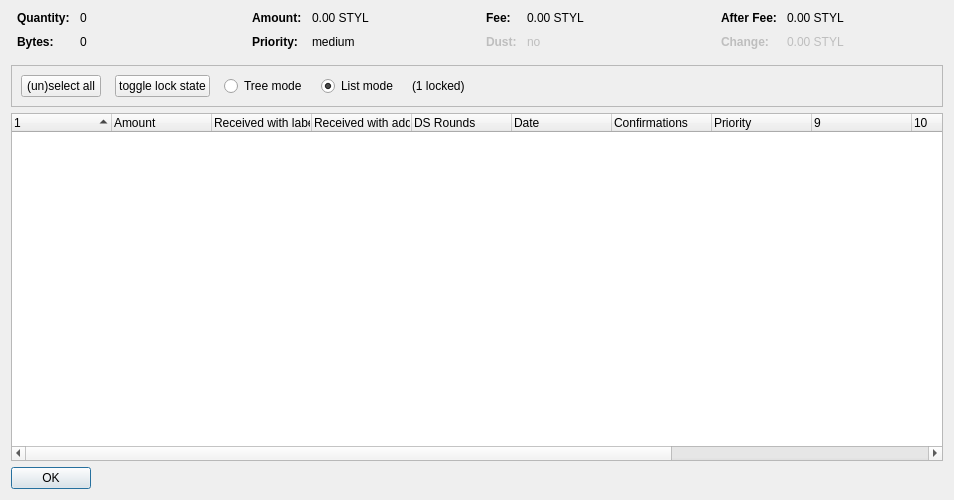
<?xml version="1.0" encoding="UTF-8"?>
<ui version="4.0">
 <class>CoinControlDialog</class>
 <widget class="QDialog" name="CoinControlDialog">
  <property name="geometry">
   <rect>
    <x>0</x>
    <y>0</y>
    <width>954</width>
    <height>500</height>
   </rect>
  </property>
  <property name="windowTitle">
   <string>Coin Selection</string>
  </property>
  <layout class="QVBoxLayout" name="verticalLayout">
   <item>
    <layout class="QHBoxLayout" name="horizontalLayoutTop" stretch="0,0,0,0">
     <property name="topMargin">
      <number>0</number>
     </property>
     <property name="bottomMargin">
      <number>10</number>
     </property>
     <item>
      <layout class="QFormLayout" name="formLayoutCoinControl1">
       <property name="horizontalSpacing">
        <number>10</number>
       </property>
       <property name="verticalSpacing">
        <number>10</number>
       </property>
       <property name="leftMargin">
        <number>6</number>
       </property>
       <property name="rightMargin">
        <number>6</number>
       </property>
       <item row="0" column="0">
        <widget class="QLabel" name="labelCoinControlQuantityText">
         <property name="font">
          <font>
           <weight>75</weight>
           <bold>true</bold>
          </font>
         </property>
         <property name="text">
          <string>Quantity:</string>
         </property>
        </widget>
       </item>
       <item row="0" column="1">
        <widget class="QLabel" name="labelCoinControlQuantity">
         <property name="cursor">
          <cursorShape>IBeamCursor</cursorShape>
         </property>
         <property name="contextMenuPolicy">
          <enum>Qt::ActionsContextMenu</enum>
         </property>
         <property name="text">
          <string notr="true">0</string>
         </property>
         <property name="textInteractionFlags">
          <set>Qt::LinksAccessibleByMouse|Qt::TextSelectableByKeyboard|Qt::TextSelectableByMouse</set>
         </property>
        </widget>
       </item>
       <item row="1" column="0">
        <widget class="QLabel" name="labelCoinControlBytesText">
         <property name="font">
          <font>
           <weight>75</weight>
           <bold>true</bold>
          </font>
         </property>
         <property name="text">
          <string>Bytes:</string>
         </property>
        </widget>
       </item>
       <item row="1" column="1">
        <widget class="QLabel" name="labelCoinControlBytes">
         <property name="cursor">
          <cursorShape>IBeamCursor</cursorShape>
         </property>
         <property name="contextMenuPolicy">
          <enum>Qt::ActionsContextMenu</enum>
         </property>
         <property name="text">
          <string notr="true">0</string>
         </property>
         <property name="textInteractionFlags">
          <set>Qt::LinksAccessibleByMouse|Qt::TextSelectableByKeyboard|Qt::TextSelectableByMouse</set>
         </property>
        </widget>
       </item>
      </layout>
     </item>
     <item>
      <layout class="QFormLayout" name="formLayoutCoinControl2">
       <property name="horizontalSpacing">
        <number>10</number>
       </property>
       <property name="verticalSpacing">
        <number>10</number>
       </property>
       <property name="leftMargin">
        <number>6</number>
       </property>
       <property name="rightMargin">
        <number>6</number>
       </property>
       <item row="0" column="0">
        <widget class="QLabel" name="labelCoinControlAmountText">
         <property name="font">
          <font>
           <weight>75</weight>
           <bold>true</bold>
          </font>
         </property>
         <property name="text">
          <string>Amount:</string>
         </property>
        </widget>
       </item>
       <item row="0" column="1">
        <widget class="QLabel" name="labelCoinControlAmount">
         <property name="cursor">
          <cursorShape>IBeamCursor</cursorShape>
         </property>
         <property name="contextMenuPolicy">
          <enum>Qt::ActionsContextMenu</enum>
         </property>
         <property name="text">
          <string notr="true">0.00 STYL</string>
         </property>
         <property name="textInteractionFlags">
          <set>Qt::LinksAccessibleByMouse|Qt::TextSelectableByKeyboard|Qt::TextSelectableByMouse</set>
         </property>
        </widget>
       </item>
       <item row="1" column="0">
        <widget class="QLabel" name="labelCoinControlPriorityText">
         <property name="font">
          <font>
           <weight>75</weight>
           <bold>true</bold>
          </font>
         </property>
         <property name="text">
          <string>Priority:</string>
         </property>
        </widget>
       </item>
       <item row="1" column="1">
        <widget class="QLabel" name="labelCoinControlPriority">
         <property name="cursor">
          <cursorShape>IBeamCursor</cursorShape>
         </property>
         <property name="contextMenuPolicy">
          <enum>Qt::ActionsContextMenu</enum>
         </property>
         <property name="text">
          <string>medium</string>
         </property>
         <property name="textInteractionFlags">
          <set>Qt::LinksAccessibleByMouse|Qt::TextSelectableByKeyboard|Qt::TextSelectableByMouse</set>
         </property>
        </widget>
       </item>
      </layout>
     </item>
     <item>
      <layout class="QFormLayout" name="formLayoutCoinControl3">
       <property name="horizontalSpacing">
        <number>10</number>
       </property>
       <property name="verticalSpacing">
        <number>10</number>
       </property>
       <property name="leftMargin">
        <number>6</number>
       </property>
       <property name="rightMargin">
        <number>6</number>
       </property>
       <item row="0" column="0">
        <widget class="QLabel" name="labelCoinControlFeeText">
         <property name="font">
          <font>
           <weight>75</weight>
           <bold>true</bold>
          </font>
         </property>
         <property name="text">
          <string>Fee:</string>
         </property>
        </widget>
       </item>
       <item row="0" column="1">
        <widget class="QLabel" name="labelCoinControlFee">
         <property name="cursor">
          <cursorShape>IBeamCursor</cursorShape>
         </property>
         <property name="contextMenuPolicy">
          <enum>Qt::ActionsContextMenu</enum>
         </property>
         <property name="text">
          <string notr="true">0.00 STYL</string>
         </property>
         <property name="textInteractionFlags">
          <set>Qt::LinksAccessibleByMouse|Qt::TextSelectableByKeyboard|Qt::TextSelectableByMouse</set>
         </property>
        </widget>
       </item>
       <item row="1" column="0">
        <widget class="QLabel" name="labelCoinControlLowOutputText">
         <property name="enabled">
          <bool>false</bool>
         </property>
         <property name="font">
          <font>
           <weight>75</weight>
           <bold>true</bold>
          </font>
         </property>
         <property name="text">
          <string>Dust:</string>
         </property>
        </widget>
       </item>
       <item row="1" column="1">
        <widget class="QLabel" name="labelCoinControlLowOutput">
         <property name="enabled">
          <bool>false</bool>
         </property>
         <property name="cursor">
          <cursorShape>IBeamCursor</cursorShape>
         </property>
         <property name="contextMenuPolicy">
          <enum>Qt::ActionsContextMenu</enum>
         </property>
         <property name="text">
          <string>no</string>
         </property>
         <property name="textInteractionFlags">
          <set>Qt::LinksAccessibleByMouse|Qt::TextSelectableByKeyboard|Qt::TextSelectableByMouse</set>
         </property>
        </widget>
       </item>
      </layout>
     </item>
     <item>
      <layout class="QFormLayout" name="formLayoutCoinControl4">
       <property name="horizontalSpacing">
        <number>10</number>
       </property>
       <property name="verticalSpacing">
        <number>10</number>
       </property>
       <property name="leftMargin">
        <number>6</number>
       </property>
       <property name="rightMargin">
        <number>6</number>
       </property>
       <item row="0" column="0">
        <widget class="QLabel" name="labelCoinControlAfterFeeText">
         <property name="font">
          <font>
           <weight>75</weight>
           <bold>true</bold>
          </font>
         </property>
         <property name="text">
          <string>After Fee:</string>
         </property>
        </widget>
       </item>
       <item row="0" column="1">
        <widget class="QLabel" name="labelCoinControlAfterFee">
         <property name="cursor">
          <cursorShape>IBeamCursor</cursorShape>
         </property>
         <property name="contextMenuPolicy">
          <enum>Qt::ActionsContextMenu</enum>
         </property>
         <property name="text">
          <string notr="true">0.00 STYL</string>
         </property>
         <property name="textInteractionFlags">
          <set>Qt::LinksAccessibleByMouse|Qt::TextSelectableByKeyboard|Qt::TextSelectableByMouse</set>
         </property>
        </widget>
       </item>
       <item row="1" column="0">
        <widget class="QLabel" name="labelCoinControlChangeText">
         <property name="enabled">
          <bool>false</bool>
         </property>
         <property name="font">
          <font>
           <weight>75</weight>
           <bold>true</bold>
          </font>
         </property>
         <property name="text">
          <string>Change:</string>
         </property>
        </widget>
       </item>
       <item row="1" column="1">
        <widget class="QLabel" name="labelCoinControlChange">
         <property name="enabled">
          <bool>false</bool>
         </property>
         <property name="cursor">
          <cursorShape>IBeamCursor</cursorShape>
         </property>
         <property name="contextMenuPolicy">
          <enum>Qt::ActionsContextMenu</enum>
         </property>
         <property name="text">
          <string notr="true">0.00 STYL</string>
         </property>
         <property name="textInteractionFlags">
          <set>Qt::LinksAccessibleByMouse|Qt::TextSelectableByKeyboard|Qt::TextSelectableByMouse</set>
         </property>
        </widget>
       </item>
      </layout>
     </item>
    </layout>
   </item>
   <item>
    <widget class="QFrame" name="frame">
     <property name="minimumSize">
      <size>
       <width>0</width>
       <height>40</height>
      </size>
     </property>
     <property name="frameShape">
      <enum>QFrame::StyledPanel</enum>
     </property>
     <property name="frameShadow">
      <enum>QFrame::Sunken</enum>
     </property>
     <layout class="QHBoxLayout" name="horizontalLayout">
      <item>
       <layout class="QHBoxLayout" name="horizontalLayoutPanel" stretch="0,0,0,0,0,0">
        <property name="spacing">
         <number>14</number>
        </property>
        <item>
         <widget class="QPushButton" name="pushButtonSelectAll">
          <property name="sizePolicy">
           <sizepolicy hsizetype="Maximum" vsizetype="Fixed">
            <horstretch>0</horstretch>
            <verstretch>0</verstretch>
           </sizepolicy>
          </property>
          <property name="text">
           <string>(un)select all</string>
          </property>
          <property name="autoDefault">
           <bool>false</bool>
          </property>
         </widget>
        </item>
        <item>
         <widget class="QPushButton" name="pushButtonToggleLock">
          <property name="sizePolicy">
           <sizepolicy hsizetype="Maximum" vsizetype="Fixed">
            <horstretch>0</horstretch>
            <verstretch>0</verstretch>
           </sizepolicy>
          </property>
          <property name="text">
           <string>toggle lock state</string>
          </property>
          <property name="autoDefault">
           <bool>false</bool>
          </property>
         </widget>
        </item>
        <item>
         <widget class="QRadioButton" name="radioTreeMode">
          <property name="sizePolicy">
           <sizepolicy hsizetype="Maximum" vsizetype="Fixed">
            <horstretch>0</horstretch>
            <verstretch>0</verstretch>
           </sizepolicy>
          </property>
          <property name="text">
           <string>Tree mode</string>
          </property>
         </widget>
        </item>
        <item>
         <widget class="QRadioButton" name="radioListMode">
          <property name="sizePolicy">
           <sizepolicy hsizetype="Maximum" vsizetype="Fixed">
            <horstretch>0</horstretch>
            <verstretch>0</verstretch>
           </sizepolicy>
          </property>
          <property name="text">
           <string>List mode</string>
          </property>
          <property name="checked">
           <bool>true</bool>
          </property>
         </widget>
        </item>
        <item>
         <widget class="QLabel" name="labelLocked">
          <property name="text">
           <string>(1 locked)</string>
          </property>
         </widget>
        </item>
        <item>
         <spacer name="horizontalSpacer">
          <property name="orientation">
           <enum>Qt::Horizontal</enum>
          </property>
          <property name="sizeHint" stdset="0">
           <size>
            <width>40</width>
            <height>20</height>
           </size>
          </property>
         </spacer>
        </item>
       </layout>
      </item>
     </layout>
    </widget>
   </item>
   <item>
    <widget class="CoinControlTreeWidget" name="treeWidget">
     <property name="contextMenuPolicy">
      <enum>Qt::CustomContextMenu</enum>
     </property>
     <property name="sortingEnabled">
      <bool>false</bool>
     </property>
     <property name="columnCount">
      <number>13</number>
     </property>
     <attribute name="headerShowSortIndicator" stdset="0">
      <bool>true</bool>
     </attribute>
     <attribute name="headerStretchLastSection">
      <bool>false</bool>
     </attribute>
     <column>
      <property name="text">
       <string/>
      </property>
     </column>
     <column>
      <property name="text">
       <string>Amount</string>
      </property>
     </column>
     <column>
      <property name="text">
       <string>Received with label</string>
      </property>
     </column>
     <column>
      <property name="text">
       <string>Received with address</string>
      </property>
     </column>
     <column>
      <property name="text">
       <string>DS Rounds</string>
      </property>
     </column>
     <column>
      <property name="text">
       <string>Date</string>
      </property>
     </column>
     <column>
      <property name="text">
       <string>Confirmations</string>
      </property>
      <property name="toolTip">
       <string>Confirmed</string>
      </property>
     </column>
     <column>
      <property name="text">
       <string>Priority</string>
      </property>
     </column>
     <column>
      <property name="text">
       <string/>
      </property>
     </column>
     <column>
      <property name="text">
       <string/>
      </property>
     </column>
     <column>
      <property name="text">
       <string/>
      </property>
     </column>
     <column>
      <property name="text">
       <string/>
      </property>
     </column>
     <column>
      <property name="text">
       <string/>
      </property>
     </column>
    </widget>
   </item>
   <item>
    <widget class="QDialogButtonBox" name="buttonBox">
     <property name="sizePolicy">
      <sizepolicy hsizetype="Maximum" vsizetype="Fixed">
       <horstretch>0</horstretch>
       <verstretch>0</verstretch>
      </sizepolicy>
     </property>
     <property name="orientation">
      <enum>Qt::Horizontal</enum>
     </property>
     <property name="standardButtons">
      <set>QDialogButtonBox::Ok</set>
     </property>
    </widget>
   </item>
  </layout>
 </widget>
 <customwidgets>
  <customwidget>
   <class>CoinControlTreeWidget</class>
   <extends>QTreeWidget</extends>
   <header>coincontroltreewidget.h</header>
  </customwidget>
 </customwidgets>
 <resources/>
 <connections/>
</ui>
